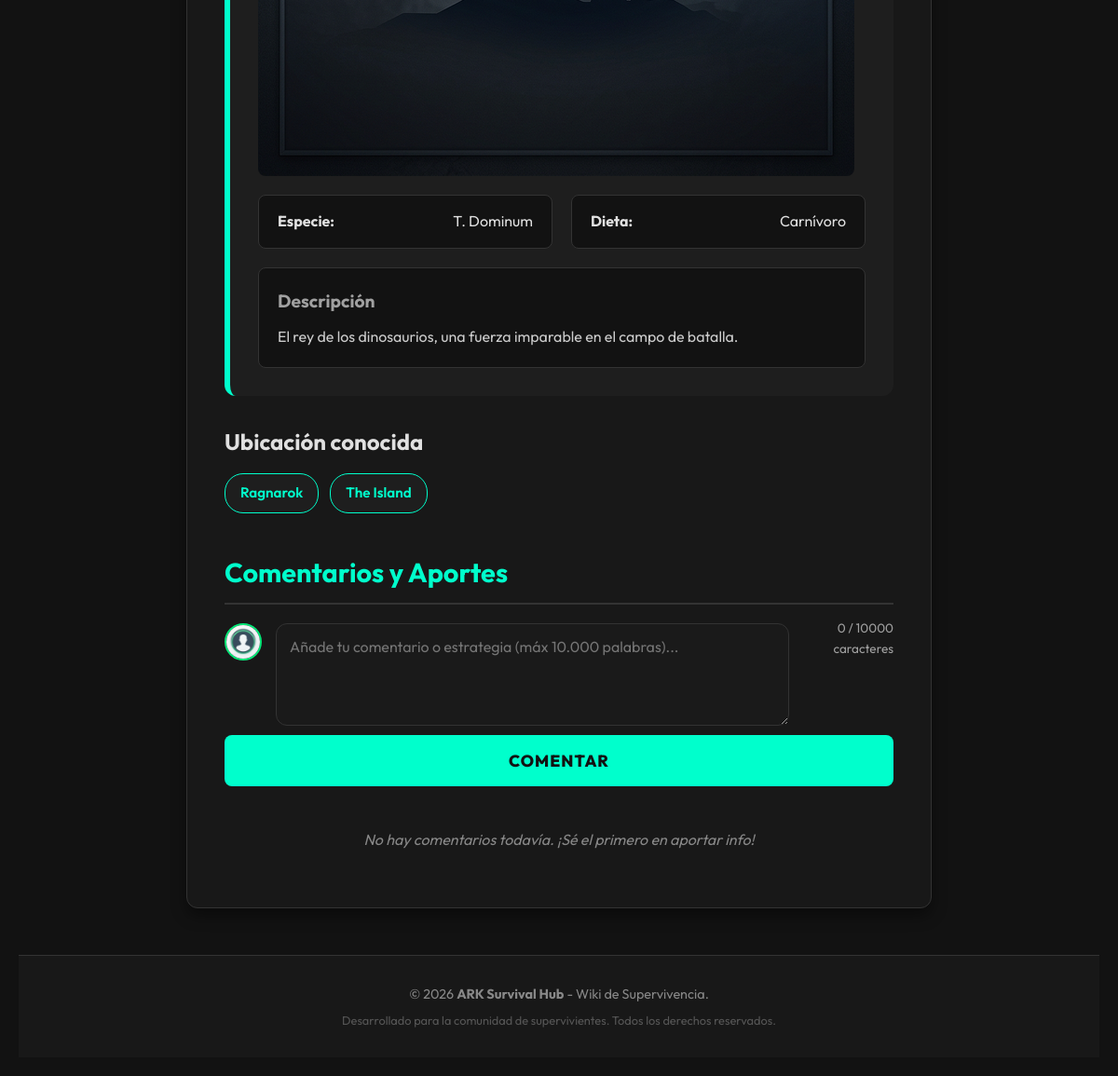
The page /detalle.php (signed in, lower part) on the database as committed earlier.
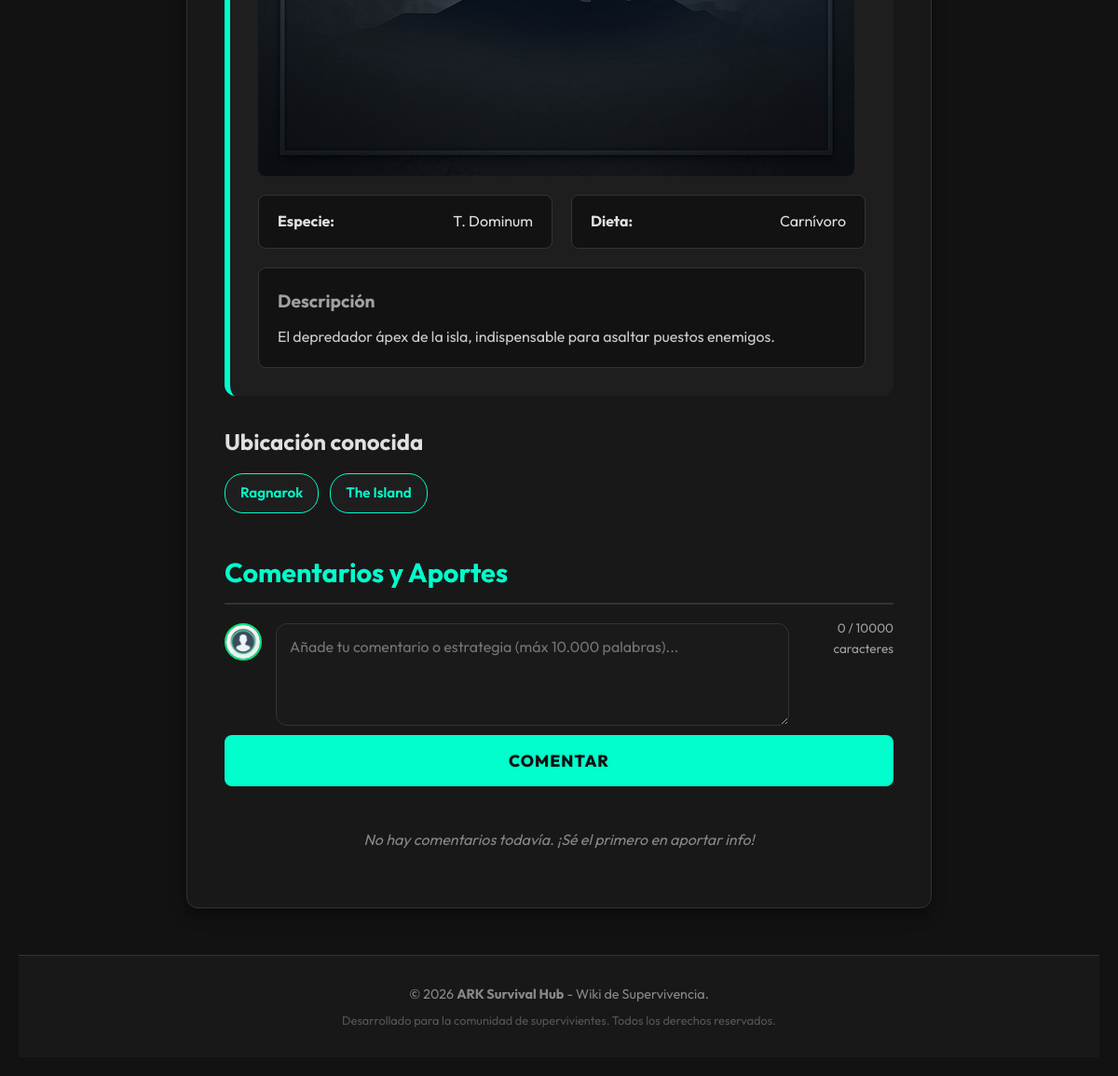
The same page on the database as committed later.
### tables this page shows
CREATE TABLE `dinosaurios` (
  `id` int(11) NOT NULL AUTO_INCREMENT,
  `nombre` varchar(100) NOT NULL,
  `especie` varchar(100) DEFAULT NULL,
  `dieta` varchar(50) DEFAULT NULL,
  `imagen` varchar(255) DEFAULT 'default_dino.jpg',
  `descripcion` text DEFAULT NULL,
  PRIMARY KEY (`id`),
  UNIQUE KEY `nombre` (`nombre`)
);

CREATE TABLE `mapas` (
  `id` int(11) NOT NULL AUTO_INCREMENT,
  `nombre_mapa` varchar(100) NOT NULL,
  `descripcion` text DEFAULT NULL,
  PRIMARY KEY (`id`)
);

### detalle.php (the view, shortened to what the rows shown need)
<?php
include 'config/db.php';
$id = isset($_GET['id']) ? $_GET['id'] : 1;
$sql_dino = "SELECT * FROM dinosaurios WHERE id = :id";
$stmt = $conexion->prepare($sql_dino);
$stmt->bindParam(':id', $id);
$stmt->execute();
$dino = $stmt->fetch(PDO::FETCH_ASSOC);
$sql_mapas = "SELECT m.nombre_mapa
              FROM mapas m
              INNER JOIN dino_mapas dm ON m.id = dm.mapa_id
              WHERE dm.dino_id = :id";
$stmt_mapas = $conexion->prepare($sql_mapas);
$stmt_mapas->bindParam(':id', $id);
$stmt_mapas->execute();
$mapas = $stmt_mapas->fetchAll(PDO::FETCH_ASSOC);
?>
<!DOCTYPE html>
<html lang="es">
<head>
    <link rel="stylesheet" href="assets/css/estilos.css?v=1.3">
</head>
<body>
    <main class="contenedor-detalle">
        <section class="ficha-principal">
            <?php if(!empty($dino['imagen'])): ?>
                <div class="dino-img-detalle" style="text-align: center; margin-bottom: 20px;">
                    <?php
                    $src_dino_d = (strpos($dino['imagen'], 'http') === 0) ? $dino['imagen'] : "assets/img/dinos/" . $dino['imagen'];
                    ?>
                    <img src="<?php echo htmlspecialchars($src_dino_d); ?>" alt="<?php echo htmlspecialchars($dino['nombre']); ?>" style="max-width: 100%; border-radius: 8px;" onerror="this.src='assets/img/dinos/default_dino.jpg'">
                </div>
            <?php endif; ?>
            <div class="info-grid">
                <div class="dato">
                    <strong>Especie:</strong>
                    <span><?php echo htmlspecialchars($dino['especie']); ?></span>
                </div>
                <div class="dato">
                    <strong>Dieta:</strong>
                    <span><?php echo htmlspecialchars($dino['dieta']); ?></span>
                </div>
            </div>
            <?php if(!empty($dino['descripcion'])): ?>
                <div class="dino-descripcion" style="margin-top: 20px;">
                    <h3>Descripción</h3>
                    <p style="white-space: pre-wrap; color: #ccc;"><?php echo htmlspecialchars($dino['descripcion']); ?></p>
                </div>
            <?php endif; ?>
        </section>
        <section class="seccion-mapas">
            <div class="lista-mapas">
                <?php if (count($mapas) > 0): ?>
                    <?php foreach ($mapas as $mapa): ?>
                        <span class="tag-mapa"><?php echo htmlspecialchars($mapa['nombre_mapa']); ?></span>
                    <?php
    endforeach; ?>
                <?php
else: ?>
                    <p class="sin-datos">No se han registrado avistamientos en los mapas actuales.</p>
                <?php
endif; ?>
            </div>
        </section>
    <?php include 'includes/footer.php'; ?>

Rows that differ between the two databases and show on the page:
changed dinosaurios "T. Dominum": descripcion "El rey de los dinosaurios, una fuerza imparable en el campo de batalla." → "El depredador ápex de la isla, indispensable para asaltar puestos enemigos."
